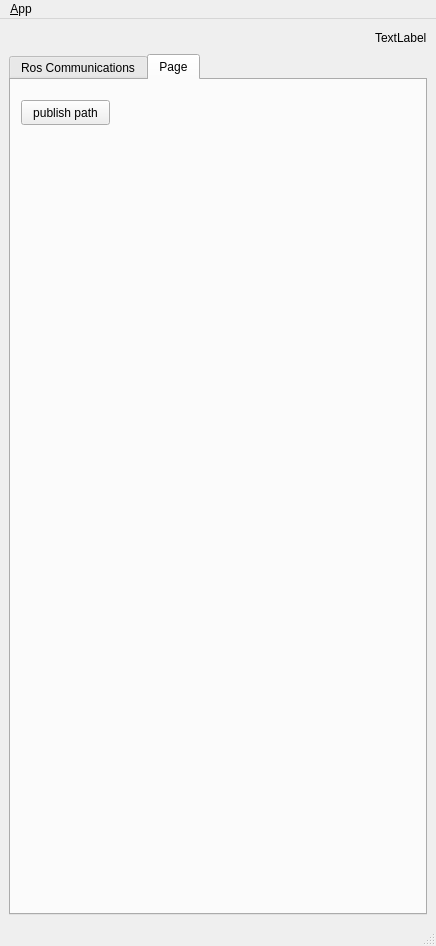
<?xml version="1.0" encoding="UTF-8"?>
<ui version="4.0">
 <class>MainWindowDesign</class>
 <widget class="QMainWindow" name="MainWindowDesign">
  <property name="geometry">
   <rect>
    <x>0</x>
    <y>0</y>
    <width>436</width>
    <height>946</height>
   </rect>
  </property>
  <property name="windowTitle">
   <string>QRosApp</string>
  </property>
  <property name="windowIcon">
   <iconset resource="../../class1_ris_qt_demo/resources/images.qrc">
    <normaloff>:/images/icon.png</normaloff>:/images/icon.png</iconset>
  </property>
  <property name="locale">
   <locale language="English" country="Australia"/>
  </property>
  <widget class="QWidget" name="centralwidget">
   <layout class="QVBoxLayout" name="verticalLayout_5">
    <item>
     <layout class="QHBoxLayout" name="horizontalLayout_2">
      <item>
       <spacer name="horizontalSpacer_3">
        <property name="orientation">
         <enum>Qt::Horizontal</enum>
        </property>
        <property name="sizeHint" stdset="0">
         <size>
          <width>40</width>
          <height>20</height>
         </size>
        </property>
       </spacer>
      </item>
      <item>
       <widget class="QLabel" name="connect_statue">
        <property name="text">
         <string>TextLabel</string>
        </property>
       </widget>
      </item>
     </layout>
    </item>
    <item>
     <widget class="QTabWidget" name="tab_manager">
      <property name="minimumSize">
       <size>
        <width>100</width>
        <height>0</height>
       </size>
      </property>
      <property name="locale">
       <locale language="English" country="Australia"/>
      </property>
      <property name="currentIndex">
       <number>1</number>
      </property>
      <widget class="QWidget" name="tab_status">
       <attribute name="title">
        <string>Ros Communications</string>
       </attribute>
       <layout class="QVBoxLayout" name="verticalLayout_2">
        <item>
         <layout class="QHBoxLayout" name="horizontalLayout">
          <item>
           <widget class="QGroupBox" name="groupBox_12">
            <property name="sizePolicy">
             <sizepolicy hsizetype="MinimumExpanding" vsizetype="Preferred">
              <horstretch>0</horstretch>
              <verstretch>0</verstretch>
             </sizepolicy>
            </property>
            <property name="title">
             <string>Logging</string>
            </property>
            <layout class="QGridLayout" name="gridLayout_3">
             <item row="0" column="0">
              <widget class="QGroupBox" name="groupBox">
               <property name="title">
                <string>GroupBox</string>
               </property>
               <layout class="QVBoxLayout" name="verticalLayout_4">
                <item>
                 <widget class="QGroupBox" name="groupBox_2">
                  <property name="title">
                   <string>Ros Master</string>
                  </property>
                  <layout class="QGridLayout" name="gridLayout">
                   <item row="6" column="0" colspan="2">
                    <widget class="QCheckBox" name="checkbox_use_environment">
                     <property name="layoutDirection">
                      <enum>Qt::RightToLeft</enum>
                     </property>
                     <property name="text">
                      <string>Use environment variables</string>
                     </property>
                    </widget>
                   </item>
                   <item row="0" column="0">
                    <widget class="QLabel" name="label">
                     <property name="frameShape">
                      <enum>QFrame::StyledPanel</enum>
                     </property>
                     <property name="frameShadow">
                      <enum>QFrame::Raised</enum>
                     </property>
                     <property name="text">
                      <string>Ros Master Url</string>
                     </property>
                    </widget>
                   </item>
                   <item row="10" column="1">
                    <widget class="QPushButton" name="check_statue_btu">
                     <property name="text">
                      <string>check</string>
                     </property>
                    </widget>
                   </item>
                   <item row="11" column="0">
                    <widget class="QLabel" name="label_4">
                     <property name="text">
                      <string>IP</string>
                     </property>
                    </widget>
                   </item>
                   <item row="14" column="1">
                    <widget class="QPushButton" name="connect_cloud">
                     <property name="text">
                      <string>connectcloud</string>
                     </property>
                    </widget>
                   </item>
                   <item row="17" column="1">
                    <widget class="QPushButton" name="pushButton_quit_video">
                     <property name="text">
                      <string>quit video</string>
                     </property>
                    </widget>
                   </item>
                   <item row="15" column="1">
                    <widget class="QLabel" name="label_server">
                     <property name="text">
                      <string>TextLabel</string>
                     </property>
                    </widget>
                   </item>
                   <item row="19" column="0" colspan="2">
                    <widget class="QLineEdit" name="lineEdit_video_url">
                     <property name="text">
                      <string>/home/zhou/01_test.mp4</string>
                     </property>
                    </widget>
                   </item>
                   <item row="13" column="0">
                    <widget class="QLabel" name="label_5">
                     <property name="text">
                      <string>Port</string>
                     </property>
                    </widget>
                   </item>
                   <item row="16" column="1">
                    <widget class="QPushButton" name="pushButton_stop_music">
                     <property name="text">
                      <string>stop music</string>
                     </property>
                    </widget>
                   </item>
                   <item row="3" column="0" colspan="2">
                    <widget class="QLineEdit" name="line_edit_host">
                     <property name="text">
                      <string>192.168.1.67</string>
                     </property>
                    </widget>
                   </item>
                   <item row="7" column="0" colspan="2">
                    <widget class="QCheckBox" name="checkbox_remember_settings">
                     <property name="layoutDirection">
                      <enum>Qt::RightToLeft</enum>
                     </property>
                     <property name="text">
                      <string>Remember settings on startup</string>
                     </property>
                    </widget>
                   </item>
                   <item row="4" column="0">
                    <widget class="QLabel" name="label_3">
                     <property name="frameShape">
                      <enum>QFrame::StyledPanel</enum>
                     </property>
                     <property name="frameShadow">
                      <enum>QFrame::Raised</enum>
                     </property>
                     <property name="text">
                      <string>Ros Hostname</string>
                     </property>
                    </widget>
                   </item>
                   <item row="14" column="0">
                    <widget class="QLineEdit" name="line_port">
                     <property name="text">
                      <string>6789</string>
                     </property>
                    </widget>
                   </item>
                   <item row="12" column="0">
                    <widget class="QLineEdit" name="line_IP">
                     <property name="text">
                      <string>192.168.1.137</string>
                     </property>
                    </widget>
                   </item>
                   <item row="5" column="0" colspan="2">
                    <widget class="QLineEdit" name="line_edit_topic">
                     <property name="enabled">
                      <bool>false</bool>
                     </property>
                     <property name="text">
                      <string>unused</string>
                     </property>
                    </widget>
                   </item>
                   <item row="18" column="0">
                    <widget class="QLabel" name="label_6">
                     <property name="text">
                      <string>video url</string>
                     </property>
                    </widget>
                   </item>
                   <item row="1" column="0" colspan="2">
                    <widget class="QLineEdit" name="line_edit_master">
                     <property name="text">
                      <string>http://192.168.1.3:11311/</string>
                     </property>
                    </widget>
                   </item>
                   <item row="21" column="0" colspan="2">
                    <widget class="QPushButton" name="pushButton_test_switch_mp4_play">
                     <property name="text">
                      <string>test_switch_mp4_play</string>
                     </property>
                    </widget>
                   </item>
                   <item row="9" column="0">
                    <spacer name="horizontalSpacer">
                     <property name="orientation">
                      <enum>Qt::Horizontal</enum>
                     </property>
                     <property name="sizeHint" stdset="0">
                      <size>
                       <width>170</width>
                       <height>21</height>
                      </size>
                     </property>
                    </spacer>
                   </item>
                   <item row="20" column="0">
                    <widget class="QPushButton" name="pushButton_set_video_url">
                     <property name="text">
                      <string>set video url</string>
                     </property>
                    </widget>
                   </item>
                   <item row="9" column="1">
                    <widget class="QPushButton" name="button_connect">
                     <property name="enabled">
                      <bool>true</bool>
                     </property>
                     <property name="sizePolicy">
                      <sizepolicy hsizetype="MinimumExpanding" vsizetype="Fixed">
                       <horstretch>0</horstretch>
                       <verstretch>0</verstretch>
                      </sizepolicy>
                     </property>
                     <property name="toolTip">
                      <string>Set the target to the current joint trajectory state.</string>
                     </property>
                     <property name="statusTip">
                      <string>Clear all waypoints and set the target to the current joint trajectory state.</string>
                     </property>
                     <property name="text">
                      <string>Connect</string>
                     </property>
                    </widget>
                   </item>
                   <item row="15" column="0">
                    <spacer name="verticalSpacer">
                     <property name="orientation">
                      <enum>Qt::Vertical</enum>
                     </property>
                     <property name="sizeHint" stdset="0">
                      <size>
                       <width>20</width>
                       <height>40</height>
                      </size>
                     </property>
                    </spacer>
                   </item>
                   <item row="12" column="1">
                    <widget class="QLabel" name="label_cloud">
                     <property name="text">
                      <string>TextLabel</string>
                     </property>
                    </widget>
                   </item>
                   <item row="16" column="0">
                    <widget class="QPushButton" name="pushButton_play_music">
                     <property name="text">
                      <string>play music</string>
                     </property>
                    </widget>
                   </item>
                   <item row="22" column="0" colspan="2">
                    <widget class="QPushButton" name="pushButton_test_switch_mp4_play_stop">
                     <property name="text">
                      <string>test_switch_mp4_play_stop</string>
                     </property>
                    </widget>
                   </item>
                   <item row="17" column="0">
                    <widget class="QPushButton" name="pushButton_stop_video">
                     <property name="text">
                      <string>play video</string>
                     </property>
                    </widget>
                   </item>
                   <item row="2" column="0">
                    <widget class="QLabel" name="label_2">
                     <property name="frameShape">
                      <enum>QFrame::StyledPanel</enum>
                     </property>
                     <property name="frameShadow">
                      <enum>QFrame::Raised</enum>
                     </property>
                     <property name="text">
                      <string>Ros IP</string>
                     </property>
                    </widget>
                   </item>
                   <item row="23" column="0">
                    <widget class="QProgressBar" name="progressBar">
                     <property name="value">
                      <number>24</number>
                     </property>
                    </widget>
                   </item>
                  </layout>
                 </widget>
                </item>
               </layout>
              </widget>
             </item>
            </layout>
           </widget>
          </item>
          <item>
           <spacer name="horizontalSpacer_2">
            <property name="orientation">
             <enum>Qt::Horizontal</enum>
            </property>
            <property name="sizeHint" stdset="0">
             <size>
              <width>40</width>
              <height>20</height>
             </size>
            </property>
           </spacer>
          </item>
         </layout>
        </item>
       </layout>
      </widget>
      <widget class="QWidget" name="tab">
       <attribute name="title">
        <string>Page</string>
       </attribute>
       <widget class="QPushButton" name="pushButton_pub_path">
        <property name="geometry">
         <rect>
          <x>10</x>
          <y>20</y>
          <width>89</width>
          <height>25</height>
         </rect>
        </property>
        <property name="text">
         <string>publish path</string>
        </property>
       </widget>
      </widget>
     </widget>
    </item>
   </layout>
  </widget>
  <widget class="QMenuBar" name="menubar">
   <property name="geometry">
    <rect>
     <x>0</x>
     <y>0</y>
     <width>436</width>
     <height>22</height>
    </rect>
   </property>
   <widget class="QMenu" name="menu_File">
    <property name="title">
     <string>&amp;App</string>
    </property>
    <addaction name="action_Preferences"/>
    <addaction name="separator"/>
    <addaction name="actionAbout"/>
    <addaction name="actionAbout_Qt"/>
    <addaction name="separator"/>
    <addaction name="action_Quit"/>
   </widget>
   <addaction name="menu_File"/>
  </widget>
  <widget class="QStatusBar" name="statusbar"/>
  <action name="action_Quit">
   <property name="text">
    <string>&amp;Quit</string>
   </property>
   <property name="shortcut">
    <string>Ctrl+Q</string>
   </property>
   <property name="shortcutContext">
    <enum>Qt::ApplicationShortcut</enum>
   </property>
  </action>
  <action name="action_Preferences">
   <property name="text">
    <string>&amp;Preferences</string>
   </property>
  </action>
  <action name="actionAbout">
   <property name="text">
    <string>&amp;About</string>
   </property>
  </action>
  <action name="actionAbout_Qt">
   <property name="text">
    <string>About &amp;Qt</string>
   </property>
  </action>
 </widget>
 <resources>
  <include location="../../class1_ris_qt_demo/resources/images.qrc"/>
 </resources>
 <connections>
  <connection>
   <sender>action_Quit</sender>
   <signal>triggered()</signal>
   <receiver>MainWindowDesign</receiver>
   <slot>close()</slot>
   <hints>
    <hint type="sourcelabel">
     <x>-1</x>
     <y>-1</y>
    </hint>
    <hint type="destinationlabel">
     <x>399</x>
     <y>299</y>
    </hint>
   </hints>
  </connection>
 </connections>
</ui>
